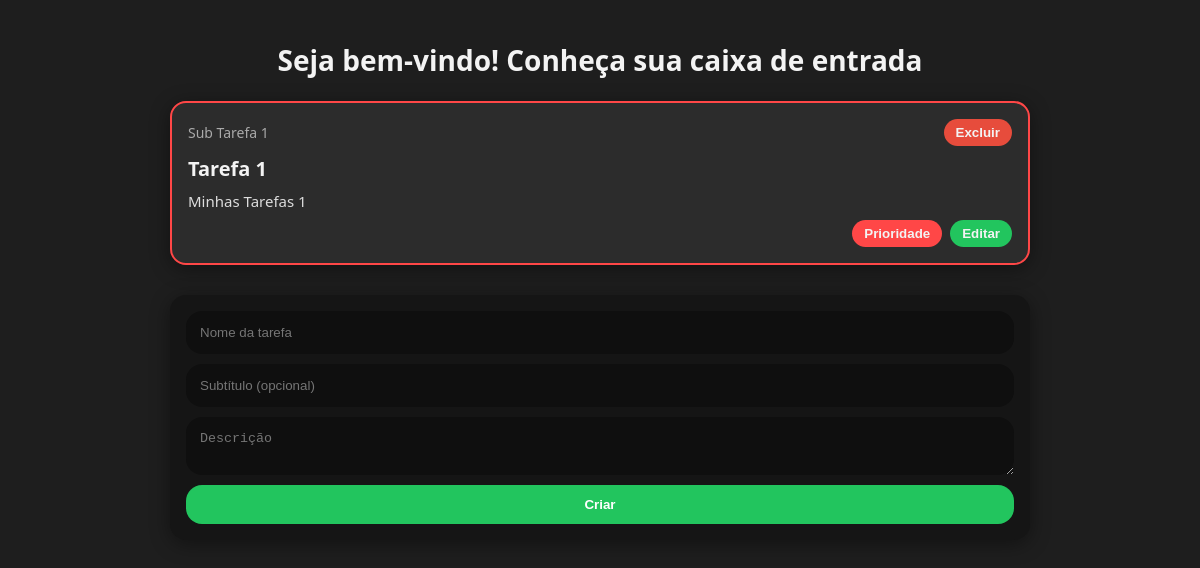
Before: / with the older database file.
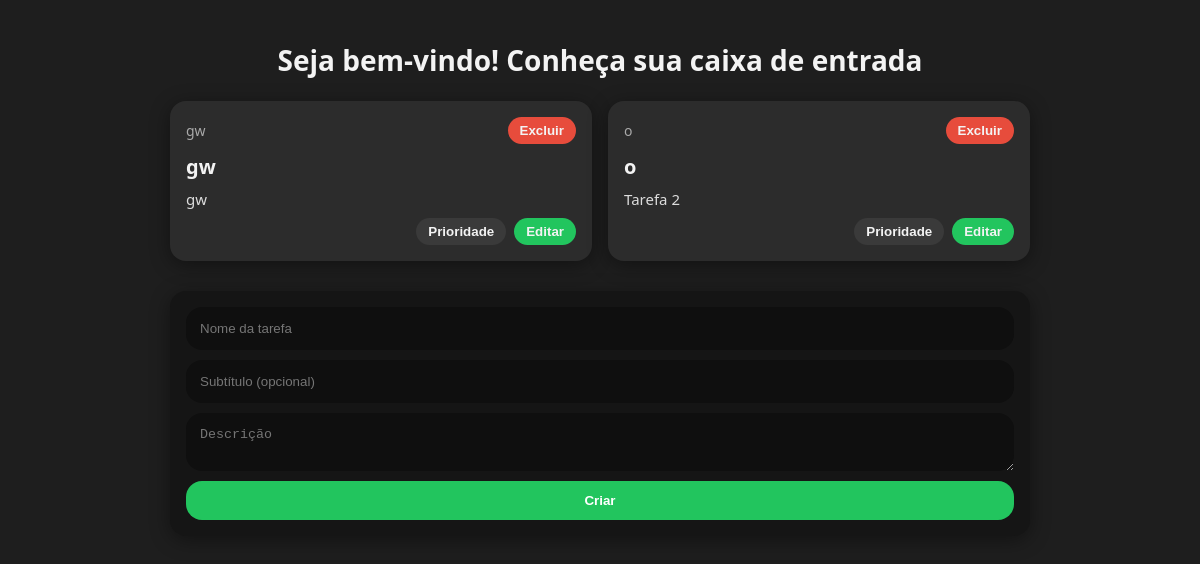
After: the same page with the newer database file.
### tables this page shows
CREATE TABLE tasks (
            id INTEGER PRIMARY KEY AUTOINCREMENT,
            title TEXT NOT NULL,
            subtitle TEXT,
            description TEXT,
            priority INTEGER DEFAULT 0
        );

### app.py (the view)
@app.route("/")
def index():
    with sqlite3.connect(DB) as conn:
        tasks = conn.execute("SELECT id, title, subtitle, description, priority FROM tasks ORDER BY id DESC").fetchall()
    return render_template("index.html", tasks=tasks)

### templates/index.html (shortened to what this page needs)
<!DOCTYPE html>
<html lang="pt-br">
<head>
    <link rel="stylesheet" href="{{ url_for('static', filename='style.css') }}">
</head>
<body>
    <main class="screen">
        <h1 class="headline">Seja bem-vindo! Conheça sua caixa de entrada</h1>
        <section class="cards">
            {% for t in tasks %}
            <div class="task-card {% if t[4] %}priority{% endif %}">
                <div class="task-header">
                    <span class="subtitle">{{ t[2] or 'sub-título' }}</span>
                    <form method="post" action="{{ url_for('delete', task_id=t[0]) }}">
                        <button class="chip danger">Excluir</button>
                    </form>
                </div>
                <h2 class="title">{{ t[1] }}</h2>
                <p class="desc">{{ t[3] }}</p>
                <div class="task-footer">
                    <form method="post" action="{{ url_for('priority', task_id=t[0]) }}">
                        <button class="chip {% if t[4] %}on{% endif %}">Prioridade</button>
                    </form>
                    <button type="button" class="chip update" onclick="toggleEdit('{{ t[0] }}')">Editar</button>
                </div>
            </div>
            {% endfor %}
        </section>
        <section class="add">
            <form method="post" action="{{ url_for('add') }}" class="add-form">
                <input type="text" name="title" placeholder="Nome da tarefa" required>
                <input type="text" name="subtitle" placeholder="Subtítulo (opcional)">
                <textarea name="description" placeholder="Descrição"></textarea>
                <button class="primary">Criar</button>
            </form>
        </section>
    </main>
</body>
</html>

### static/style.css (style rules this page uses)
:root { --bg: #1e1e1e; --panel: #2c2c2c; --text: #f3f3f3; --muted: #aaa; --danger: #e74c3c; --ok: #22c55e; --chip: #3a3a3a; --accent: #ff4747; --radius: 16px; --shadow: 0 4px 20px rgba(0, 0, 0, .4); --transition: 0.25s ease; }
* { box-sizing: border-box; }
body { margin: 0; background: var(--bg); color: var(--text); font-family: system-ui, sans-serif; line-height: 1.5; }
.screen { max-width: 900px; margin: 0 auto; padding: 20px; }
.headline { text-align: center; font-size: 28px; margin-bottom: 20px; font-weight: 700; }
.cards { display: grid; gap: 16px; margin-bottom: 30px; grid-template-columns: repeat(auto-fit, minmax(280px, 1fr)); }
.task-card { background: var(--panel); padding: 16px; border-radius: var(--radius); box-shadow: var(--shadow); transition: transform var(--transition), box-shadow var(--transition); animation: fadeIn 0.4s ease; }
.task-header { display: flex; justify-content: space-between; align-items: center; margin-bottom: 8px; }
.subtitle { font-size: 14px; color: var(--muted); }
.title { margin: 6px 0; font-size: 20px; font-weight: 600; }
.desc { margin: 0; color: #ddd; font-size: 15px; }
.task-footer { display: flex; justify-content: flex-end; gap: 8px; margin-top: 8px; }
.chip { border: none; border-radius: 253px; padding: 6px 12px; cursor: pointer; background: var(--chip); color: var(--text); font-weight: 600; transition: background var(--transition), transform var(--transition); }
.chip.danger { background: var(--danger); }
.chip.update { background: var(--ok); }
.add-form { display: grid; gap: 10px; background: #151515; padding: 16px; border-radius: var(--radius); box-shadow: var(--shadow); }
.add-form input, .add-form textarea, .update-form input, .update-form textarea { border: none; border-radius: var(--radius); padding: 14px; background: #0f0f0f; color: var(--text); transition: border var(--transition), background var(--transition); }
.primary { background: var(--ok); border: none; padding: 12px; border-radius: var(--radius); font-weight: bold; cursor: pointer; color: #fff; transition: background var(--transition), transform var(--transition); }

Changed rows visible on the page:
removed tasks: subtitle "Sub Tarefa 1", title "Tarefa 1", description "Minhas Tarefas 1", priority 1 (drawn)
added tasks: subtitle "gw", title "gw", description "gw"
added tasks: subtitle "o", title "o", description "Tarefa 2"
